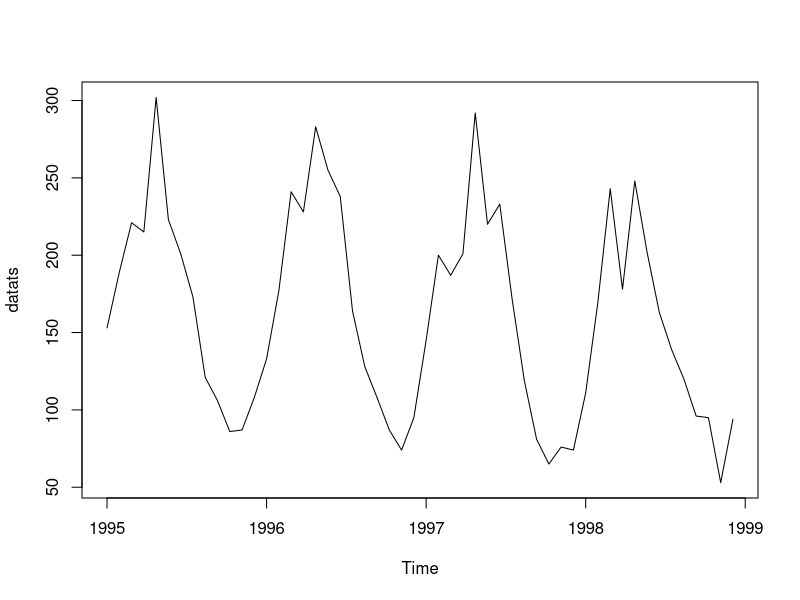

Source code (R):
data = c(153, 189, 221, 215, 302, 223, 201, 173, 121, 106, 86, 87, 108,
		 133, 177, 241, 228, 283, 255, 238, 164, 128, 108, 87, 74, 95,
		 145, 200, 187, 201, 292, 220, 233, 172, 119,  81, 65, 76, 74,
		 111, 170, 243, 178, 248, 202, 163, 139, 120,  96, 95, 53, 94)

datats = ts(data, start = c(1995, 1), end = c(1998, 13), frequency = 13)

plot(datats)